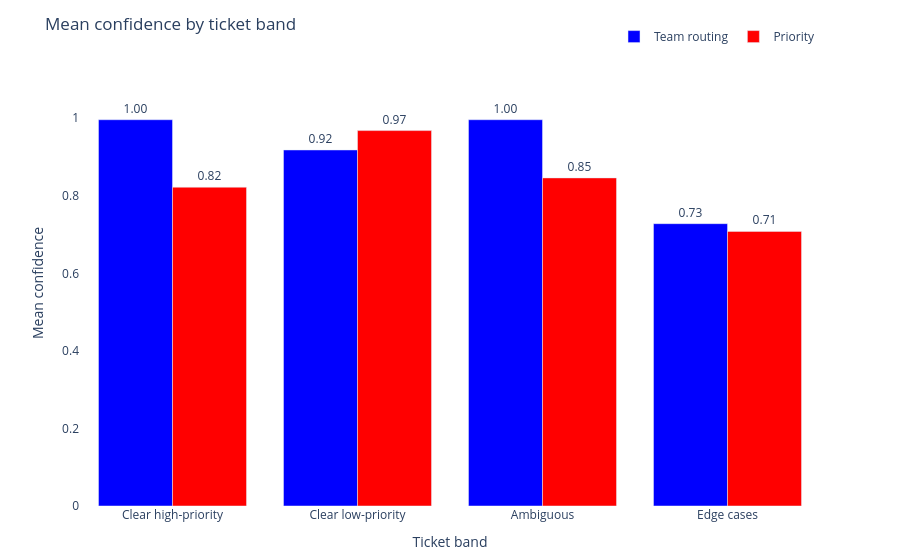

The cell this chart's notebook holds for it:
### Markdown cell above
## 7. Confidence by ticket band

We expect clear-cut tickets to produce higher confidence than ambiguous or edge-case ones. This chart shows whether that holds.

### Code cell
band_order  = ["clear_high", "clear_low", "ambiguous", "edge"]
band_labels = {
    "clear_high": "Clear high-priority",
    "clear_low":  "Clear low-priority",
    "ambiguous":  "Ambiguous",
    "edge":       "Edge cases",
}

band_summary = (
    results_df
    .groupby("band")
    .agg(
        mean_team_conf    =("team_confidence",     "mean"),
        mean_priority_conf=("priority_confidence", "mean"),
        count             =("id",                  "count"),
    )
    .reset_index()
)
band_summary["band"] = pd.Categorical(
    band_summary["band"], categories=band_order, ordered=True
)
band_summary = band_summary.sort_values("band")
band_summary["band_label"] = band_summary["band"].map(band_labels)

fig1 = go.Figure()
fig1.add_trace(go.Bar(
    name="Team routing",
    x=band_summary["band_label"],
    y=band_summary["mean_team_conf"],
    marker_color="blue",
    text=[f"{v:.2f}" for v in band_summary["mean_team_conf"]],
    textposition="outside",
))
fig1.add_trace(go.Bar(
    name="Priority",
    x=band_summary["band_label"],
    y=band_summary["mean_priority_conf"],
    marker_color="red",
    text=[f"{v:.2f}" for v in band_summary["mean_priority_conf"]],
    textposition="outside",
))
fig1.update_layout(
    title="Mean confidence by ticket band",
    xaxis_title="Ticket band",
    yaxis_title="Mean confidence",
    yaxis=dict(range=[0, 1.15]),
    barmode="group",
    plot_bgcolor="white",
    paper_bgcolor="white",
    font=dict(size=12),
    margin=dict(t=60, b=40),
    legend=dict(orientation="h", yanchor="bottom", y=1.02, xanchor="right", x=1),
)
fig1.show()

### Figure 1 — Plotly figure (JSON) as saved in the notebook; plotly's stock layout.template omitted (floating-point values rounded to 4 significant figures)
{"data": [{"marker": {"color": "blue"}, "name": "Team routing", "text": ["1.00", "0.92", "1.00", "0.73"], "textposition": "outside", "type": "bar", "x": ["Clear high-priority", "Clear low-priority", "Ambiguous", "Edge cases"], "y": [0.996, 0.918, 0.996, 0.728]}, {"marker": {"color": "red"}, "name": "Priority", "text": ["0.82", "0.97", "0.85", "0.71"], "textposition": "outside", "type": "bar", "x": ["Clear high-priority", "Clear low-priority", "Ambiguous", "Edge cases"], "y": [0.822, 0.968, 0.846, 0.708]}], "layout": {"barmode": "group", "font": {"size": 12}, "legend": {"orientation": "h", "x": 1, "xanchor": "right", "y": 1.02, "yanchor": "bottom"}, "margin": {"b": 40, "t": 60}, "paper_bgcolor": "white", "plot_bgcolor": "white", "title": {"text": "Mean confidence by ticket band"}, "xaxis": {"title": {"text": "Ticket band"}}, "yaxis": {"range": [0, 1.15], "title": {"text": "Mean confidence"}}}}
